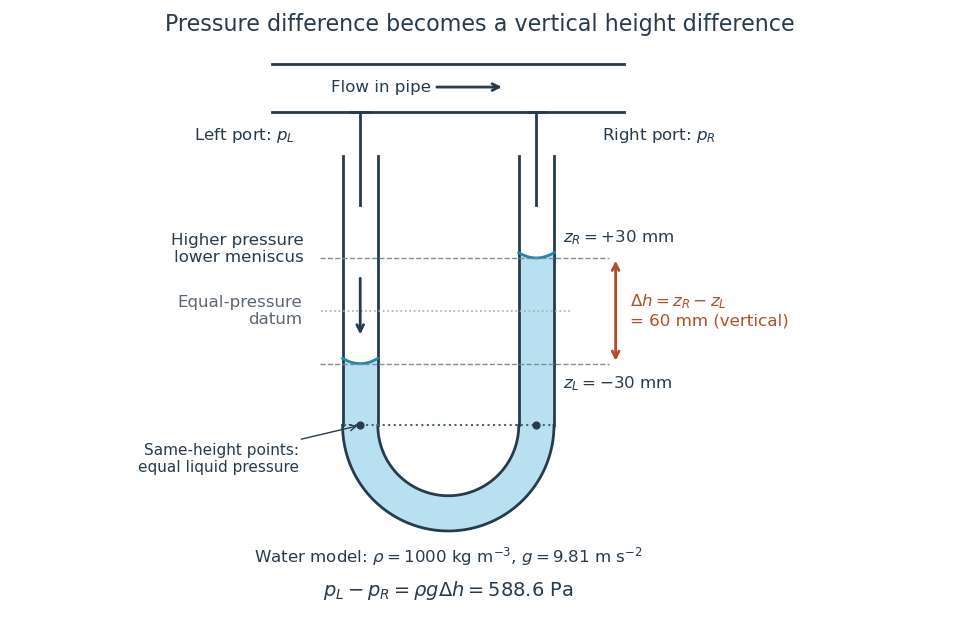

Python code for this plot:
"""Draw the signed vertical head of a U-tube; Python 3.14, matplotlib 3.10.7, numpy 2.3.5."""
from pathlib import Path
import matplotlib.pyplot as plt
import numpy as np
from matplotlib.patches import Polygon

plt.rcParams.update({'font.size': 12, 'font.family': 'DejaVu Sans'})
fig, ax = plt.subplots(figsize=(9.6, 6.4), dpi=100, facecolor='white')
ax.set_facecolor('white')
blue, ink = '#2284b9', '#263b4c'
outer = np.linspace(np.pi, 2*np.pi, 101)
inner = np.linspace(0, -np.pi, 101)
leftx = np.linspace(-60, -40, 31)
rightx = np.linspace(60, 40, 31)
lefty = -30 + .03*(leftx+50)**2
righty = 30 + .03*(rightx-50)**2
points = [(-60, lefty[0]), (-60, -65)]
points += list(zip(60*np.cos(outer), -65+60*np.sin(outer)))
points += [(60, righty[0])]+list(zip(rightx, righty))+[(40, -65)]
points += list(zip(40*np.cos(inner), -65+40*np.sin(inner)))
points += [(-40, lefty[-1])]+list(zip(leftx[::-1], lefty[::-1]))
ax.add_patch(Polygon(points, closed=True, facecolor='#b9e0f1', edgecolor='none'))
for radius in [40, 60]:
 ax.plot(radius*np.cos(outer), -65+radius*np.sin(outer), color=ink, lw=2)
 for sign in [-1, 1]:
  ax.plot([sign*radius]*2, [-65, 88], color=ink, lw=2)
ax.plot(leftx, lefty, color=blue, lw=2)
ax.plot(rightx, righty, color=blue, lw=2)
# The two pressure lines terminate above the liquid, not below it.
for x in [-50, 50]:
 ax.plot([x, x], [60, 113], color=ink, lw=2)
 ax.plot([x-5, x+5], [113, 113], color=ink, lw=2)
ax.plot([-100, 100], [113, 113], color=ink, lw=2)
ax.plot([-100, 100], [140, 140], color=ink, lw=2)
ax.annotate('Flow in pipe', xy=(32, 127), xytext=(-38, 127), ha='center', va='center',
 arrowprops={'arrowstyle': '->', 'color': ink, 'lw': 2}, color=ink)
ax.text(-87, 97, r'Left port: $p_L$', ha='right', color=ink)
ax.text(87, 97, r'Right port: $p_R$', ha='left', color=ink)
ax.annotate('', xy=(-50, -15), xytext=(-50, 20), arrowprops={'arrowstyle': '->', 'lw': 2, 'color': ink})
ax.text(-82, 35, 'Higher pressure\nlower meniscus', ha='right', va='center', color=ink)
for y in [-30, 30]:
 ax.hlines(y, -73, 91, colors='#78909c', linestyles='--', lw=1)
ax.hlines(0, -72, 69, colors='#a6adb4', linestyles=':', lw=1.2)
ax.text(-83, 0, 'Equal-pressure\ndatum', ha='right', va='center', color='#5c6771')
ax.text(65, -36, r'$z_L=-30$ mm', ha='left', va='top', color=ink)
ax.text(65, 36, r'$z_R=+30$ mm', ha='left', va='bottom', color=ink)
ax.annotate('', xy=(95, 30), xytext=(95, -30), arrowprops={'arrowstyle': '<->', 'color': '#b44c28', 'lw': 2})
ax.text(103, 0, r'$\Delta h=z_R-z_L$'+'\n= 60 mm (vertical)', ha='left', va='center', color='#b44c28')
ax.hlines(-65, -59, 59, colors='#456476', linestyles=':', lw=1.5)
ax.scatter([-50, 50], [-65, -65], s=24, color=ink, zorder=4)
ax.annotate('Same-height points:\nequal liquid pressure', xy=(-50, -65), xytext=(-85, -84), ha='right', va='center', fontsize=11, color=ink, arrowprops={'arrowstyle': '->', 'color': ink, 'lw': 1})
ax.text(0, -143, r'Water model: $\rho=1000$ kg m$^{-3}$, $g=9.81$ m s$^{-2}$', ha='center', color=ink)
ax.text(0, -162, r'$p_L-p_R=\rho g\Delta h=588.6$ Pa', ha='center', color=ink, fontsize=14)
ax.set_xlim(-182, 218)
ax.set_ylim(-176, 151)
ax.set_aspect('equal')
ax.axis('off')
fig.suptitle('Pressure difference becomes a vertical height difference', y=.98, fontsize=16, color=ink)
fig.subplots_adjust(left=.02, right=.98, bottom=.03, top=.93)
fig.savefig(Path.cwd()/(Path(__file__).stem+'.png'), facecolor='white', transparent=False)
plt.close(fig)
